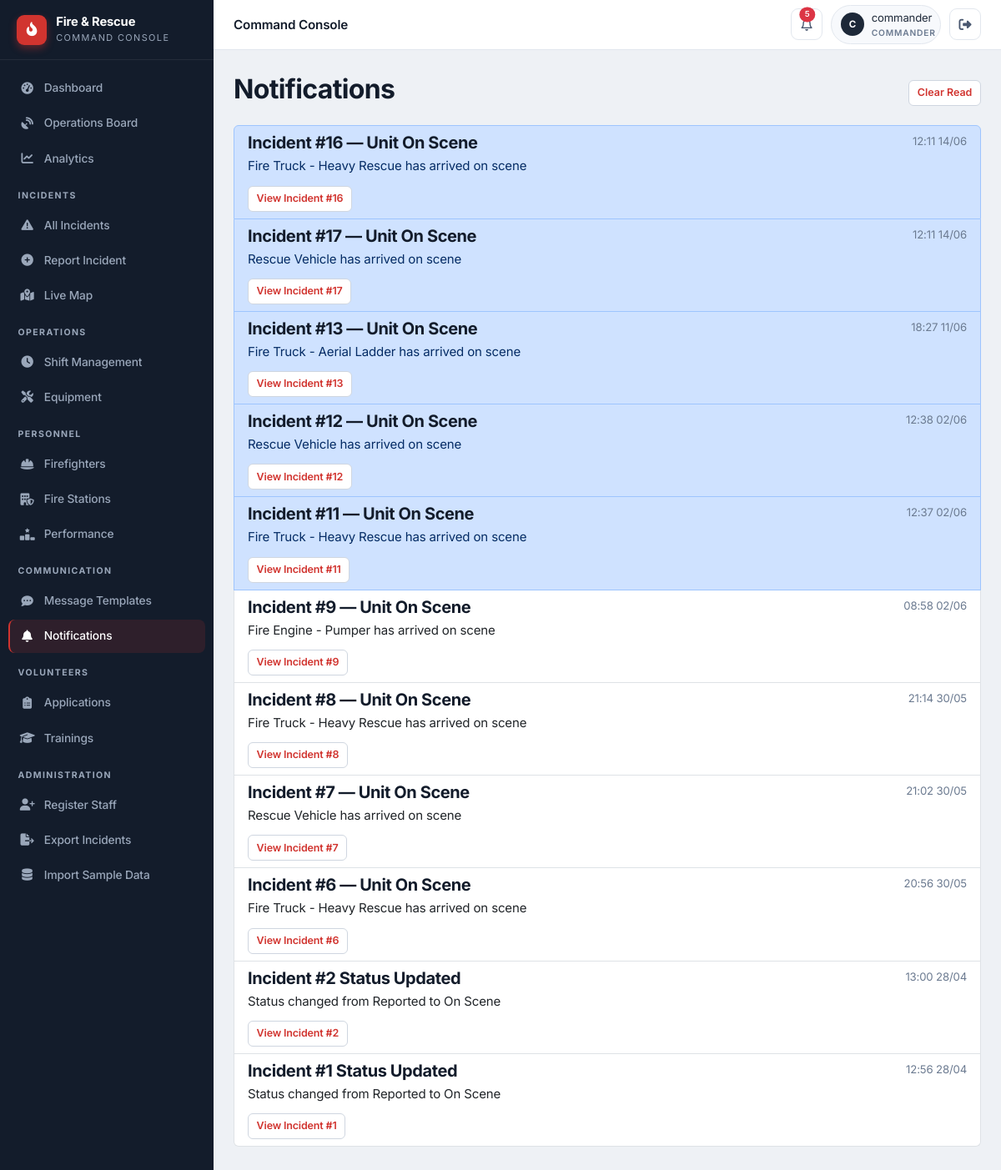
Screenshot of /staff/notifications (signed in) with the database file from the repository.
### app/models/notification.py (models this page shows, shortened)
class Notification(db.Model):
    id = db.Column(db.Integer, primary_key=True)
    user_id = db.Column(db.Integer, db.ForeignKey('user_model.id'), nullable=False)
    title = db.Column(db.String(100), nullable=False)
    message = db.Column(db.Text, nullable=False)
    incident_id = db.Column(db.Integer, db.ForeignKey('incident.id'), nullable=True)
    is_read = db.Column(db.Boolean, default=False)
    created_at = db.Column(db.DateTime, default=datetime.datetime.utcnow)
    user = db.relationship('UserModel', foreign_keys=[user_id])
    incident = db.relationship('Incident', foreign_keys=[incident_id])

### app/models/incident.py (models this page shows)
class Incident(db.Model):
    id = db.Column(db.Integer, primary_key=True)
    title = db.Column(db.String(100), nullable=False)
    location = db.Column(db.String(200), nullable=False)
    incident_type = db.Column(db.String(50), nullable=False)
    description = db.Column(db.Text)
    status = db.Column(db.String(20), default='Reported')
    reported_by = db.Column(db.Integer, db.ForeignKey('user_model.id'))
    reported_at = db.Column(db.DateTime, default=datetime.datetime.utcnow)
    assigned_vehicle_id = db.Column(db.Integer, db.ForeignKey('vehicle.id'), nullable=True)
    latitude = db.Column(db.Float, nullable=True)
    longitude = db.Column(db.Float, nullable=True)
    dispatched_at = db.Column(db.DateTime, nullable=True)
    on_scene_at = db.Column(db.DateTime, nullable=True)
    closed_at = db.Column(db.DateTime, nullable=True)
    last_updated = db.Column(db.DateTime, default=datetime.datetime.utcnow, onupdate=datetime.datetime.utcnow)
    updated_by = db.Column(db.Integer, db.ForeignKey('user_model.id'), nullable=True)
    is_major = db.Column(db.Boolean, default=False)
    parent_incident_id = db.Column(db.Integer, db.ForeignKey('incident.id'), nullable=True)
    assigned_vehicle = db.relationship('Vehicle', foreign_keys=[assigned_vehicle_id])
    reporter = db.relationship('UserModel', foreign_keys=[reported_by], backref='reported_incidents')
    updater = db.relationship('UserModel', foreign_keys=[updated_by], backref='updated_incidents')
    children = db.relationship('Incident', backref=db.backref('parent', remote_side=[id]),
                               foreign_keys=[parent_incident_id])
    wind_direction = db.Column(db.Integer, nullable=True)  # degrees (0-360)
    wind_speed = db.Column(db.Float, nullable=True)  # km/h

### app/routes/notifications.py (the view)
@notifications_bp.route('/staff/notifications')
@login_required
def view_notifications():
    notifications = Notification.query.filter_by(
        user_id=session.get('user_id')
    ).order_by(Notification.created_at.desc()).all()
    for n in notifications:
        n.is_read = True
    db.session.commit()
    return render_template('staff/notifications/list.html', notifications=notifications)

### app/utils.py (called while the page is built)
def login_required(f):
    @wraps(f)
    def decorated_function(*args, **kwargs):
        if not session.get('logged_in'):
            flash('Please login to access the staff portal.', 'warning')
            return redirect(url_for('auth.staff_login'))
        return f(*args, **kwargs)
    return decorated_function

### app/templates/staff/notifications/list.html
{% extends "staff/base.html" %}
{% block content %}
<div class="d-flex justify-content-between align-items-center mb-3"><h2>Notifications</h2><form method="POST" action="{{ url_for('notifications.clear_notifications') }}"><button type="submit" class="btn btn-outline-danger btn-sm">Clear Read</button></form></div>
{% if notifications %}<div class="list-group">{% for notification in notifications %}<div class="list-group-item list-group-item-action {% if not notification.is_read %}list-group-item-primary{% endif %}"><div class="d-flex w-100 justify-content-between"><h5 class="mb-1">{{ notification.title }}</h5><small class="text-muted">{{ notification.created_at.strftime('%H:%M %d/%m') }}</small></div><p class="mb-1">{{ notification.message }}</p>{% if notification.incident %}<a href="{{ url_for('incidents.detail', incident_id=notification.incident.id) }}" class="btn btn-sm btn-outline-primary mt-2">View Incident #{{ notification.incident.id }}</a>{% endif %}</div>{% endfor %}</div>{% else %}<div class="alert alert-info">No notifications yet.</div>{% endif %}
{% endblock %}

### app/static/css/theme.css (style rules this page uses)
:root { --bg: #eef1f5; --surface: #ffffff; --surface-2: #f7f9fc; --border: #e2e7ee; --border-strong: #cfd6e0; --ink: #131c2b; --ink-2: #1d2838; --ink-3: #2a3650; --ink-soft: #3a4860; --text: #1f2a3a; --text-2: #4a5870; --muted: #6b7a90; --on-dark: #e7ecf3; --on-dark-muted: #9aa7ba; --accent: #d1342f; --accent-dark: #ab2420; --accent-soft: #fdeceb; --success: #1f9d63; --success-soft: #e6f5ed; --warning: #d98a17; --warning-soft: #fbf1de; --info: #2b6cb0; --info-soft: #e6f0f9; --danger: #d1342f; --danger-soft: #fdeceb; --r-sm: 6px; --r: 10px; --r-lg: 14px; --shadow-xs: 0 1px 2px rgba(19, 28, 43, 0.06); --shadow-sm: 0 1px 3px rgba(19, 28, 43, 0.08), 0 1px 2px rgba(19, 28, 43, 0.04); --shadow-md: 0 4px 12px rgba(19, 28, 43, 0.08); --shadow-lg: 0 12px 28px rgba(19, 28, 43, 0.12); --sidebar-w: 256px; --topbar-h: 60px; --spacing-xs: 0.25rem; --spacing-sm: 0.5rem; --spacing-md: 1rem; --spacing-lg: 1.5rem; --spacing-xl: 2rem; --border-radius: var(--r); --border-radius-sm: var(--r-sm); --border-radius-lg: var(--r-lg); --primary-color: var(--accent); --secondary-color: var(--muted); --danger-color: var(--danger); }
* { box-sizing: border-box; }
html { -webkit-text-size-adjust: 100%; }
body { font-family: 'Inter', -apple-system, BlinkMacSystemFont, 'Segoe UI', Roboto, sans-serif; color: var(--text); background: var(--bg); font-size: 0.94rem; line-height: 1.55; letter-spacing: -0.01em; -webkit-font-smoothing: antialiased; text-rendering: optimizeLegibility; }
h1, h2, h3, h4, h5, h6 { color: var(--ink); font-weight: 700; letter-spacing: -0.02em; }
a { text-decoration: none; }
.text-muted { color: var(--muted) !important; }

### app/static/css/main.css (style rules this page uses)
.btn { border-radius: var(--r-sm); font-weight: 600; font-size: 0.85rem; padding: 0.5rem 0.9rem; transition: all 0.15s; border-width: 1px; }
.btn-sm { padding: 0.32rem 0.6rem; font-size: 0.78rem; }
.btn-outline-primary, .btn-outline-danger { color: var(--accent); border-color: var(--border-strong); background: var(--surface); }

### rows the page displays
Notification: title "Incident #16 — Unit On Scene", created_at "12:11 14/06", message "Fire Truck - Heavy Rescue has arrived on scene", incident.id "16"
Notification: title "Incident #17 — Unit On Scene", created_at "12:11 14/06", message "Rescue Vehicle has arrived on scene", incident.id "17"
Notification: title "Incident #13 — Unit On Scene", created_at "18:27 11/06", message "Fire Truck - Aerial Ladder has arrived on scene", incident.id "13"
Notification: title "Incident #12 — Unit On Scene", created_at "12:38 02/06", message "Rescue Vehicle has arrived on scene", incident.id "12"
Notification: title "Incident #11 — Unit On Scene", created_at "12:37 02/06", message "Fire Truck - Heavy Rescue has arrived on scene", incident.id "11"
Notification: title "Incident #9 — Unit On Scene", created_at "08:58 02/06", message "Fire Engine - Pumper has arrived on scene", incident.id "9"
Notification: title "Incident #8 — Unit On Scene", created_at "21:14 30/05", message "Fire Truck - Heavy Rescue has arrived on scene", incident.id "8"
Notification: title "Incident #7 — Unit On Scene", created_at "21:02 30/05", message "Rescue Vehicle has arrived on scene", incident.id "7"
Notification: title "Incident #6 — Unit On Scene", created_at "20:56 30/05", message "Fire Truck - Heavy Rescue has arrived on scene", incident.id "6"
Notification: title "Incident #2 Status Updated", created_at "13:00 28/04", message "Status changed from Reported to On Scene", incident.id "2"
Notification: title "Incident #1 Status Updated", created_at "12:56 28/04", message "Status changed from Reported to On Scene", incident.id "1"

### other values shown
{{ (session.user_name or '?')[0]|upper }} "C"
{{ session.user_name }} "commander"
{{ session.user_role }} "COMMANDER"
